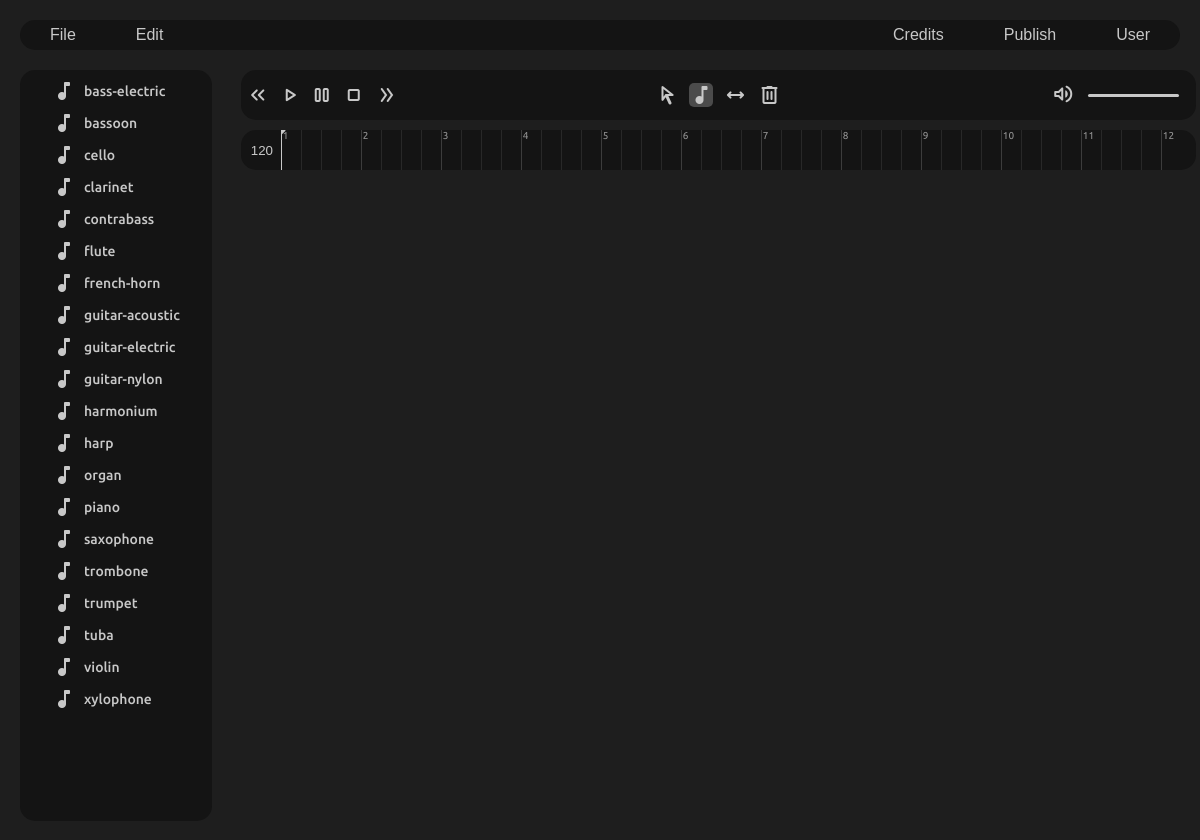
/src/editor/index.php, run on an earlier commit of the app's database.
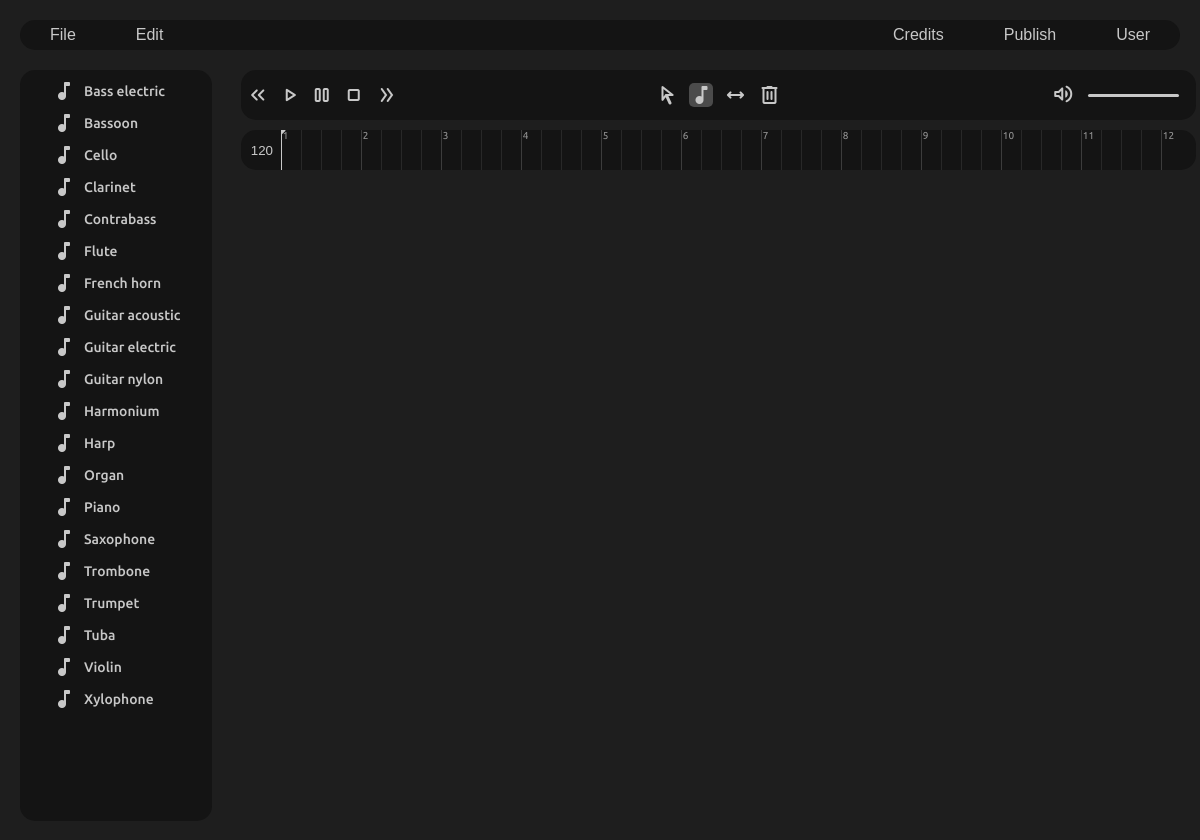
And on a later commit of the database.
### tables this page shows
CREATE TABLE `instruments` (
  `id` int(11) NOT NULL,
  `name` varchar(50) NOT NULL,
  `folder_url` varchar(100) NOT NULL,
  `notes` varchar(150) NOT NULL
);

### src/editor/index.php (the view, shortened to what this page needs)
<!DOCTYPE html>
<html lang="it">
<head>
	<link rel="stylesheet" href="../../css/editorStyle.css">
</head>
<body>
<?php
	require "../../php/import/connect.php";
	$sql = "SELECT * FROM instruments
			ORDER BY name";
	$res = $conn->query($sql);
?>
	<header>
		<div class="toolbar">
			<button class="interactable">File</button>
			<button class="interactable">Edit</button>
		</div>
		<div class="final-toolbar">
			<button class="interactable" href="">Credits</button>
			<button class="interactable" href="">Publish</button>
			<button class="interactable" href="">User</button>
		</div>
	</header>
	<div class="container">
		<aside>
			<div class="instrument-bar">
				<?php
				foreach ($res as $instrument) {
					$name = $instrument["name"];
					$folderUrl = $instrument["folder_url"];
					$notes = $instrument["notes"];
					?>
					<div class="interactable instrument" id="<?php echo $name;?>" folder_url="<?php echo $folderUrl;?>" notes="<?php echo $notes;?>">
						<span class="material-symbols-rounded">music_note</span>
						<h3><?php echo $name;?></h3>
					</div>
					<?php
				}
				?>
			</div>
		</aside>
		<div class="main-container">
			<div class="song-controls">
				<div class="bar-left">
					<button id="toStart" class="interactable">
						<span class="material-symbols-rounded">keyboard_double_arrow_left</span>
					</button>
					<button id="play" class="interactable">
						<span class="material-symbols-rounded">play_arrow</span>
					</button>
					<button id="pause" class="interactable">
						<span class="material-symbols-rounded">pause</span>
					</button>
					<button id="stop" class="interactable">
						<span class="material-symbols-rounded">stop</span>
					</button>
					<button id="toEnd" class="interactable">
						<span class="material-symbols-rounded">double_arrow</span>
					</button>
				</div>
				<div class="bar-center">
					<button id="track-mode-select" class="interactable">
						<span class="material-symbols-rounded">arrow_selector_tool</span>
					</button>
					<button id="track-mode-add" class="selected interactable">
						<span class="material-symbols-rounded">music_note</span>
					</button>
					<button id="track-mode-resize" class="interactable">
						<span class="material-symbols-rounded">width</span>
					</button>
					<button id="track-mode-remove" class="interactable">
						<span class="material-symbols-rounded">delete</span>
					</button>
				</div>
				<div class="bar-right">
					<a href="">
						<span class="material-symbols-rounded interactable">volume_up</span>
					</a>
					<div class="interactable" id="volume-bar"></div>
				</div>
			</div>
			<div class="timeline-container">
				<div class="tempo-container">
					<input type="number" name="" value="120" id="tempo">
				</div>
				<div id="timeline">
					<div class="playhead">
						<span class="arrow material-symbols-rounded">arrow_drop_down</span>
					</div>
				</div>
			</div>
			<div id="track-editor-container">
			</div>
		</div>
	</div>
</body>
</html>

### css/editorStyle.css (style rules this page uses)
* { margin: 0; padding: 0; outline: 0; appearance: 0; border: 0; text-decoration: 0; box-sizing: border-box; color: rgb(200, 200, 200); }
.interactable { user-select: none; cursor: pointer; }
button { background-color: rgba(0, 0, 0, 0); }
button span { pointer-events: none; }
body { background-color: rgb(30, 30, 30); font-family: 'Ubuntu', sans-serif; overflow-x: hidden; overflow-y: hidden; }
h3 { font-weight: 500; font-size: .87rem; }
header { display: flex; justify-content: space-between; height: 30px; margin: 20px 20px 0 20px; border-radius: 15px; background-color: rgb(20, 20, 20); }
header div { display: flex; align-items: center; }
header button { padding: 0 30px 0 30px; font-size: 16px; }
body .container { display: grid; width: 98%; height: 50%; margin-left: 20px; gap: 1.8rem; grid-template-columns: 12rem auto; }
aside { height: 100%; }
aside .instrument-bar { display: flex; flex-direction: column; background-color: rgb(20, 20, 20); padding: 5px 0 5px 0; border-radius: 15px; height: 95%; position: relative; top: 20px; overflow-y: auto; }
aside .instrument-bar div { display: flex; align-items: center; height: 32px; gap: .5rem; position: relative; margin-left: 2rem; }
.instrument * { pointer-events: none; }
.main-container { height: 100%; width: 100%; overflow-y: hidden; }
.song-controls { position: relative; top: 20px; display: flex; justify-content: space-between; border-radius: 15px; margin-bottom: 20px; background-color: rgb(20, 20, 20); width: 100%; height: 50px; }
.song-controls div { padding: 0 5px 0 5px; }
.song-controls button { height: 24px; width: 24px; }
.song-controls .bar-left { display: flex; align-items: center; justify-content: space-between; width: 162px; }
.song-controls .bar-center { width: auto; display: flex; align-items: center; justify-content: center; }
.song-controls .bar-center button { margin: 0 5px 0 5px; border-radius: 5px; }
.song-controls .bar-center .selected { background-color: rgb(75, 75, 75); }
.song-controls .bar-right { display: flex; align-items: center; justify-content: space-evenly; width: 162px; }
#volume-bar { background-color: rgb(200, 200, 200); height: 3px; width: 60%; border-radius: 15px; }
.timeline-container { display: grid; position: relative; top: 10px; background-color: rgb(20, 20, 20); width: 100%; height: 40px; border-radius: 15px; grid-template-columns: 40px auto 15px; }
.tempo-container { width: 100%; height: 100%; }
#tempo { padding-left: 10px; background-color: rgba(0, 0, 0, 0); width: 100%; height: 100%; }
#timeline { position: relative; width: 100%; height: 100%; overflow-x: scroll; overflow-y: hidden; }
.playhead { position: absolute; background-color: rgb(200, 200, 200); height: 100%; width: 1px; z-index: 1; pointer-events: none; }
.playhead .arrow { position: absolute; top: -10px; left: -11.5px; user-select: none; pointer-events: none; }
#track-editor-container { position: relative; top: 20px; height: 85vh; padding-right: 15px; overflow-y: auto; }

What changed in the data, as far as the page shows it:
changed instruments: name "bass-electric" → "Bass electric"
changed instruments: name "bassoon" → "Bassoon"
changed instruments: name "cello" → "Cello"
changed instruments: name "clarinet" → "Clarinet"
changed instruments: name "contrabass" → "Contrabass"
changed instruments: name "flute" → "Flute"
changed instruments: name "french-horn" → "French horn"
changed instruments: name "guitar-acoustic" → "Guitar acoustic"
changed instruments: name "guitar-electric" → "Guitar electric"
changed instruments: name "guitar-nylon" → "Guitar nylon"
changed instruments: name "harmonium" → "Harmonium"
changed instruments: name "harp" → "Harp"
changed instruments: name "organ" → "Organ"
changed instruments: name "piano" → "Piano"
changed instruments: name "saxophone" → "Saxophone"
changed instruments: name "trombone" → "Trombone"
changed instruments: name "trumpet" → "Trumpet"
changed instruments: name "tuba" → "Tuba"
changed instruments: name "violin" → "Violin"
changed instruments: name "xylophone" → "Xylophone"
